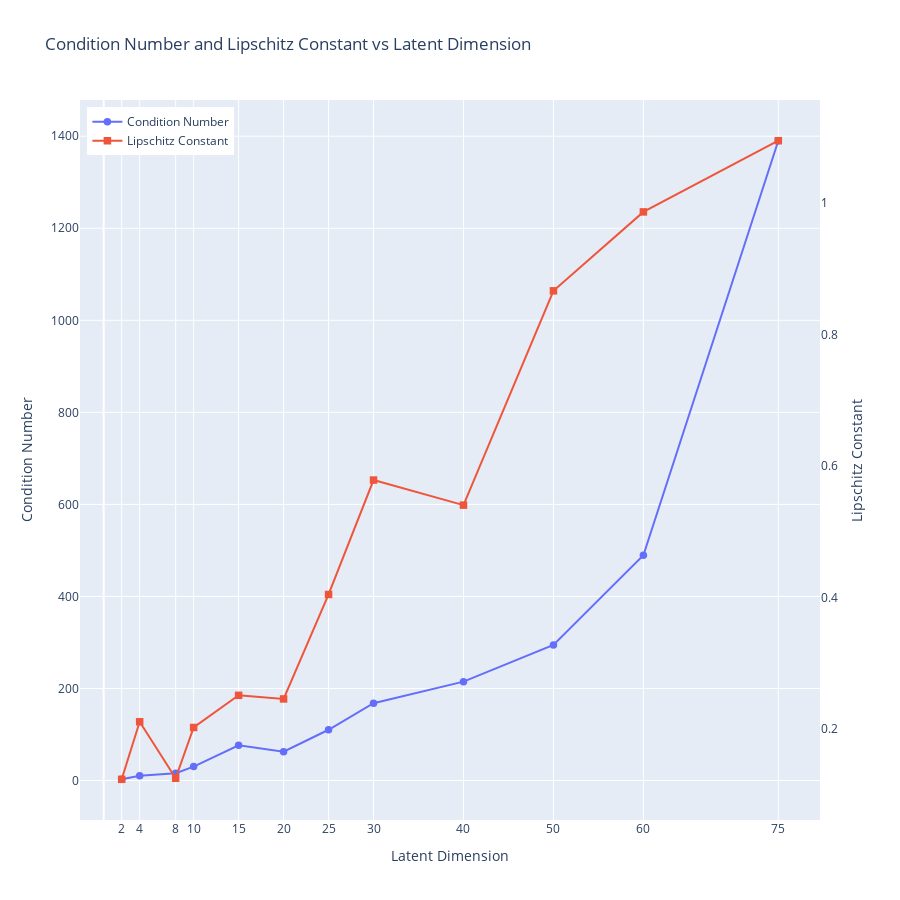

Notebook code for this chart:
### Code cell
# Prepare data for plotting
latent_dims = list(condition_number_percentiles.keys())
condition_medians = [condition_number_percentiles[ld]["0.5 Percentile"] for ld in latent_dims]
condition_lower = [condition_number_percentiles[ld]["0.05 Percentile"] for ld in latent_dims]
condition_upper = [condition_number_percentiles[ld]["0.95 Percentile"] for ld in latent_dims]
lipschitz_values = [lipschitz_constants[ld] for ld in latent_dims]

# Create the figure
fig = go.Figure()

# Add scatter plot for condition number with error bars
fig.add_trace(go.Scatter(
    x=latent_dims,
    y=condition_medians,
    mode='lines+markers',
    name='Condition Number',
    marker=dict(symbol='circle', size=7.5)
))

# Add scatter plot for Lipschitz constant on secondary y-axis
fig.add_trace(go.Scatter(
    x=latent_dims,
    y=lipschitz_values,
    mode='lines+markers',
    name='Lipschitz Constant',
    yaxis='y2',
    marker=dict(symbol='square', size=7.5)
))

# Update the layout for the double y-axis
fig.update_layout(
    title="Condition Number and Lipschitz Constant vs Latent Dimension",
    xaxis=dict(
        title="Latent Dimension",
        tickvals=latent_dims,
    ),
    yaxis=dict(
        title="Condition Number",
        showgrid=True,
        zeroline=False,
    ),
    yaxis2=dict(
        title="Lipschitz Constant",
        overlaying='y',
        side='right',
        showgrid=False,
        zeroline=False,
    ),
    legend=dict(
        x=0.01, y=0.99,
    ),
    width=900,
    height=900,
)

# Show the figure
fig.show()
fig.write_image('figs/latent_dimension_condition_number_libschitz.png', format='png', scale=4, width=900, height=900)

### Figure 1 — Plotly figure (JSON) as saved in the notebook; plotly's stock layout.template omitted (floating-point values rounded to 4 significant figures)
{"data": [{"marker": {"size": 7.5, "symbol": "circle"}, "mode": "lines+markers", "name": "Condition Number", "type": "scatter", "x": [2, 4, 8, 10, 15, 20, 25, 30, 40, 50, 60, 75], "y": [2.574, 10.42, 15.73, 30.22, 76.55, 62.5, 110.3, 167.9, 214.8, 294.5, 489.5, 1390.0]}, {"marker": {"size": 7.5, "symbol": "square"}, "mode": "lines+markers", "name": "Lipschitz Constant", "type": "scatter", "x": [2, 4, 8, 10, 15, 20, 25, 30, 40, 50, 60, 75], "y": [0.1235, 0.2109, 0.1251, 0.2023, 0.2512, 0.2457, 0.4045, 0.5785, 0.5404, 0.8662, 0.9862, 1.094], "yaxis": "y2"}], "layout": {"height": 900, "legend": {"x": 0.01, "y": 0.99}, "title": {"text": "Condition Number and Lipschitz Constant vs Latent Dimension"}, "width": 900, "xaxis": {"tickvals": [2, 4, 8, 10, 15, 20, 25, 30, 40, 50, 60, 75], "title": {"text": "Latent Dimension"}}, "yaxis": {"showgrid": true, "title": {"text": "Condition Number"}, "zeroline": false}, "yaxis2": {"overlaying": "y", "showgrid": false, "side": "right", "title": {"text": "Lipschitz Constant"}, "zeroline": false}}}
